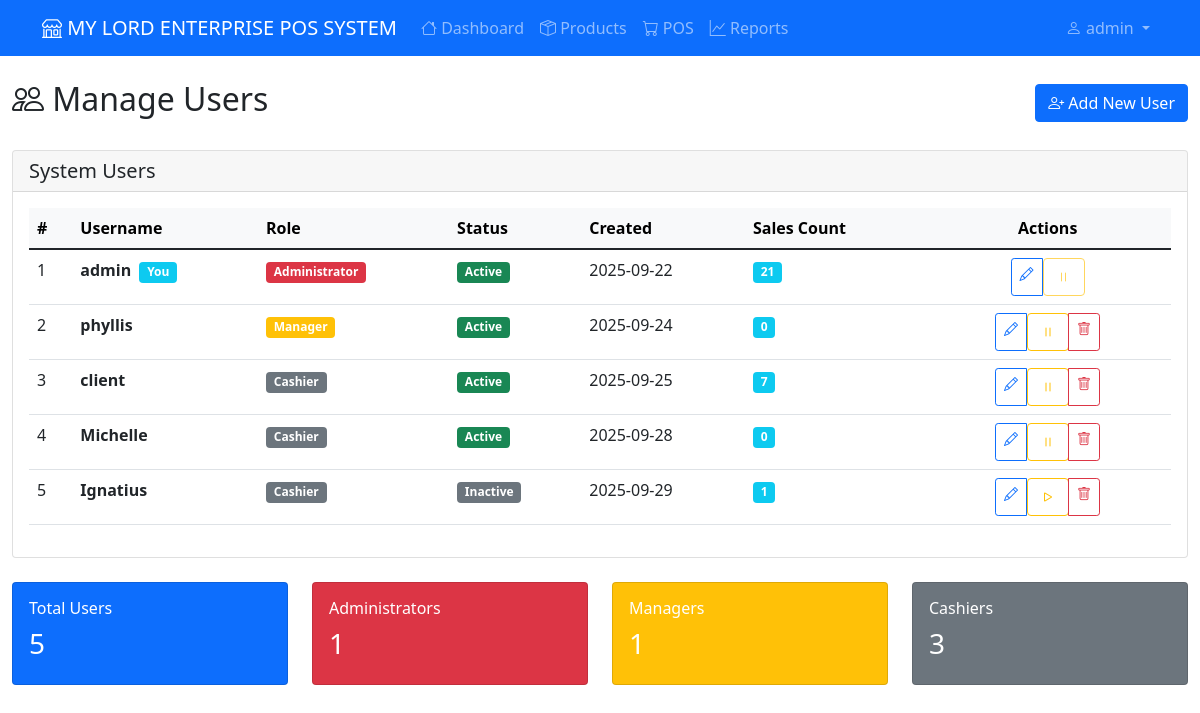
The app's page /auth/users (signed in) with its own data.
### app/models.py (models this page shows, shortened)
class User(UserMixin, db.Model):
    id = db.Column(db.Integer, primary_key=True)
    username = db.Column(db.String(80), unique=True, nullable=False)
    password_hash = db.Column(db.String(120), nullable=False)
    role = db.Column(db.String(20), nullable=False, default='cashier')  # admin, manager, cashier
    created_at = db.Column(db.DateTime, default=datetime.utcnow)
    is_active = db.Column(db.Boolean, default=True, nullable=False)
    is_temporary_password = db.Column(db.Boolean, default=False, nullable=False)
    password_reset_token = db.Column(db.String(100), nullable=True)
    password_reset_expires = db.Column(db.DateTime, nullable=True)
    must_change_password = db.Column(db.Boolean, default=False, nullable=False)
    last_password_change = db.Column(db.DateTime, nullable=True)
    sales = db.relationship('Sale', backref='clerk', lazy=True)
    expenses = db.relationship('Expense', backref='user', lazy=True)
    def needs_password_change(self):
        return self.must_change_password or self.is_temporary_password
    def is_admin(self):
        return self.role == 'admin'
    def is_manager(self):
        return self.role in ['admin', 'manager']

### app/auth.py (the view)
@bp.route('/users')
@login_required
@admin_required
def manage_users():
    page = request.args.get('page', 1, type=int)
    per_page = 10
    users = User.query.paginate(
        page=page,
        per_page=per_page,
        error_out=False
    )
    return render_template('auth/manage_users.html', users=users)

### app/templates/auth/manage_users.html (shortened to what this page needs)
{% extends "base.html" %}
{% block content %}
<div class="d-flex justify-content-between align-items-center mb-4">
    <h2><i class="bi bi-people"></i> Manage Users</h2>
    <a href="{{ url_for('auth.register') }}" class="btn btn-primary">
        <i class="bi bi-person-plus"></i> Add New User
    </a>
</div>
<div class="card">
    <div class="card-header">
        <h5 class="mb-0">System Users</h5>
    </div>
    <div class="card-body">
        {% if users.items %}
            <div class="table-responsive">
                <table class="table table-hover">
                    <thead class="table-light">
                        <tr>
                            <th>#</th>
                            <th>Username</th>
                            <th>Role</th>
                            <th>Status</th>
                            <th>Created</th>
                            <th>Sales Count</th>
                            <th class="text-center" style="min-width: 150px;">Actions</th>
                        </tr>
                    </thead>
                    <tbody>
                        {% for user in users.items %}
                        <tr>
                            <td>{{ loop.index + (users.page - 1) * users.per_page }}</td>
                            <td>
                                <strong>{{ user.username }}</strong>
                                {% if user.id == current_user.id %}
                                    <span class="badge bg-info ms-1">You</span>
                                {% endif %}
                            </td>
                            <td>
                                {% if user.role == 'admin' %}
                                    <span class="badge bg-danger">Administrator</span>
                                {% elif user.role == 'manager' %}
                                    <span class="badge bg-warning">Manager</span>
                                {% else %}
                                    <span class="badge bg-secondary">Cashier</span>
                                {% endif %}
                            </td>
                            <td>
                                {% if user.is_active is defined %}
                                    {% if user.is_active %}
                                        <span class="badge bg-success">Active</span>
                                    {% else %}
                                        <span class="badge bg-secondary">Inactive</span>
                                    {% endif %}
                                {% else %}
                                    <span class="badge bg-success">Active</span>
                                {% endif %}
                            </td>
                            <td>
                                {% if user.created_at %}
                                    {{ user.created_at.strftime('%Y-%m-%d') }}
                                {% else %}
                                    -
                                {% endif %}
                            </td>
                            <td>
                                <span class="badge bg-info">{{ user.sales|length if user.sales else 0 }}</span>
                            </td>
                            <td class="text-center">
                                <div class="btn-group btn-group-sm">
                                    <a href="{{ url_for('auth.edit_user', user_id=user.id) }}"
                                       class="btn btn-outline-primary"
                                       title="Edit User">
                                        <i class="bi bi-pencil"></i>
                                    </a>
                                    {% if user.is_active is defined %}
                                    <form method="POST"
                                          action="{{ url_for('auth.toggle_user_status', user_id=user.id) }}"
                                          class="d-inline">
                                        <button type="submit"
                                                class="btn btn-outline-warning"
                                                title="{{ 'Deactivate' if user.is_active else 'Activate' }} User"
                                                {% if user.id == current_user.id %}disabled{% endif %}>
                                            <i class="bi bi-{{ 'pause' if user.is_active else 'play' }}"></i>
                                        </button>
                                    </form>
                                    {% endif %}
                                    {% if user.id != current_user.id %}
                                    <a href="{{ url_for('auth.confirm_delete_user', user_id=user.id) }}"
                                       class="btn btn-outline-danger"
                                       title="Delete User">
                                        <i class="bi bi-trash"></i>
                                    </a>
                                    {% endif %}
                                </div>
                            </td>
                        </tr>
                        {% endfor %}
                    </tbody>
                </table>
            </div>
        {% endif %}
    </div>
</div>
<div class="row mt-4">
    <div class="col-md-3">
        <div class="card bg-primary text-white">
            <div class="card-body">
                <h6>Total Users</h6>
                <h3>{{ users.total }}</h3>
            </div>
        </div>
    </div>
    <div class="col-md-3">
        <div class="card bg-danger text-white">
            <div class="card-body">
                <h6>Administrators</h6>
                <h3>{{ users.items | selectattr('role', 'equalto', 'admin') | list | length }}</h3>
            </div>
        </div>
    </div>
    <div class="col-md-3">
        <div class="card bg-warning text-white">
            <div class="card-body">
                <h6>Managers</h6>
                <h3>{{ users.items | selectattr('role', 'equalto', 'manager') | list | length }}</h3>
            </div>
        </div>
    </div>
    <div class="col-md-3">
        <div class="card bg-secondary text-white">
            <div class="card-body">
                <h6>Cashiers</h6>
                <h3>{{ users.items | selectattr('role', 'equalto', 'cashier') | list | length }}</h3>
            </div>
        </div>
    </div>
</div>
{% endblock %}

### app/templates/base.html (shortened to what this page needs)
<!DOCTYPE html>
<html lang="en">
<head>
    <link href="https://cdn.jsdelivr.net/npm/bootstrap@5.1.3/dist/css/bootstrap.min.css" rel="stylesheet">
    <link rel="stylesheet" href="https://cdn.jsdelivr.net/npm/bootstrap-icons@1.10.0/font/bootstrap-icons.css">
</head>
<body>
    <nav class="navbar navbar-expand-lg navbar-dark bg-primary">
        <div class="container">
            <a class="navbar-brand" href="{{ url_for('main.index') }}">
                <i class="bi bi-shop"></i> MY LORD ENTERPRISE POS SYSTEM
            </a>
            {% if current_user.is_authenticated %}
            <div class="collapse navbar-collapse" id="navbarNav">
                <ul class="navbar-nav me-auto">
                    <li class="nav-item">
                        <a class="nav-link" href="{{ url_for('main.index') }}">
                            <i class="bi bi-house"></i> Dashboard
                        </a>
                    </li>
                    <li class="nav-item">
                        <a class="nav-link" href="{{ url_for('products.list_products') }}">
                            <i class="bi bi-box-seam"></i> Products
                        </a>
                    </li>
                    {% if current_user.is_manager() %}
                    <li class="nav-item">
                        <a class="nav-link" href="{{ url_for('pos.pos_page') }}">
                            <i class="bi bi-cart"></i> POS
                        </a>
                    </li>
                    <li class="nav-item">
                        <a class="nav-link" href="{{ url_for('reports.sales_reports') }}">
                            <i class="bi bi-graph-up"></i> Reports
                        </a>
                    </li>
                    {% endif %}
                </ul>
                <ul class="navbar-nav">
                    <li class="nav-item dropdown">
                        <a class="nav-link dropdown-toggle" href="#" role="button" data-bs-toggle="dropdown">
                            <i class="bi bi-person"></i> {{ current_user.username }}
                        </a>
                    </li>
                </ul>
            </div>
            {% endif %}
        </div>
    </nav>
    <div class="container-fluid mt-4">
        {% block content %}{% endblock %}
    </div>
</body>
</html>

### records on screen
User: username "admin", shows "You", role "Administrator", is_active "Active", created_at "2025-09-22", sales|length "21"
User: username "phyllis", role "Manager", is_active "Active", created_at "2025-09-24", sales|length "0"
User: username "client", role "Cashier", is_active "Active", created_at "2025-09-25", sales|length "7"
User: username "Michelle", role "Cashier", is_active "Active", created_at "2025-09-28", sales|length "0"
User: username "Ignatius", role "Cashier", is_active "Inactive", created_at "2025-09-29", sales|length "1"

### other values on screen
{{ users.total }} "5"
{{ users.items | selectattr('role', 'equalto', 'admin') | list | length }} "1"
{{ users.items | selectattr('role', 'equalto', 'manager') | list | length }} "1"
{{ users.items | selectattr('role', 'equalto', 'cashier') | list | length }} "3"
